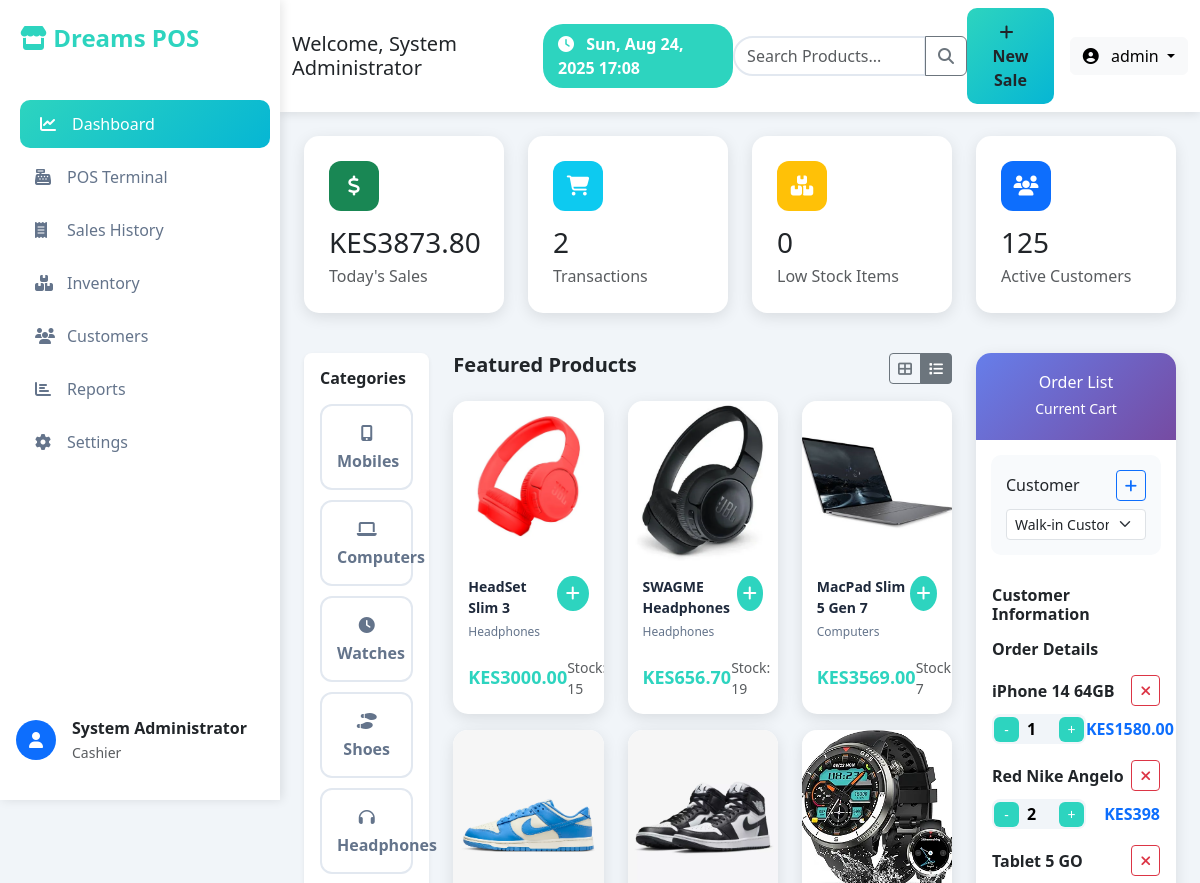
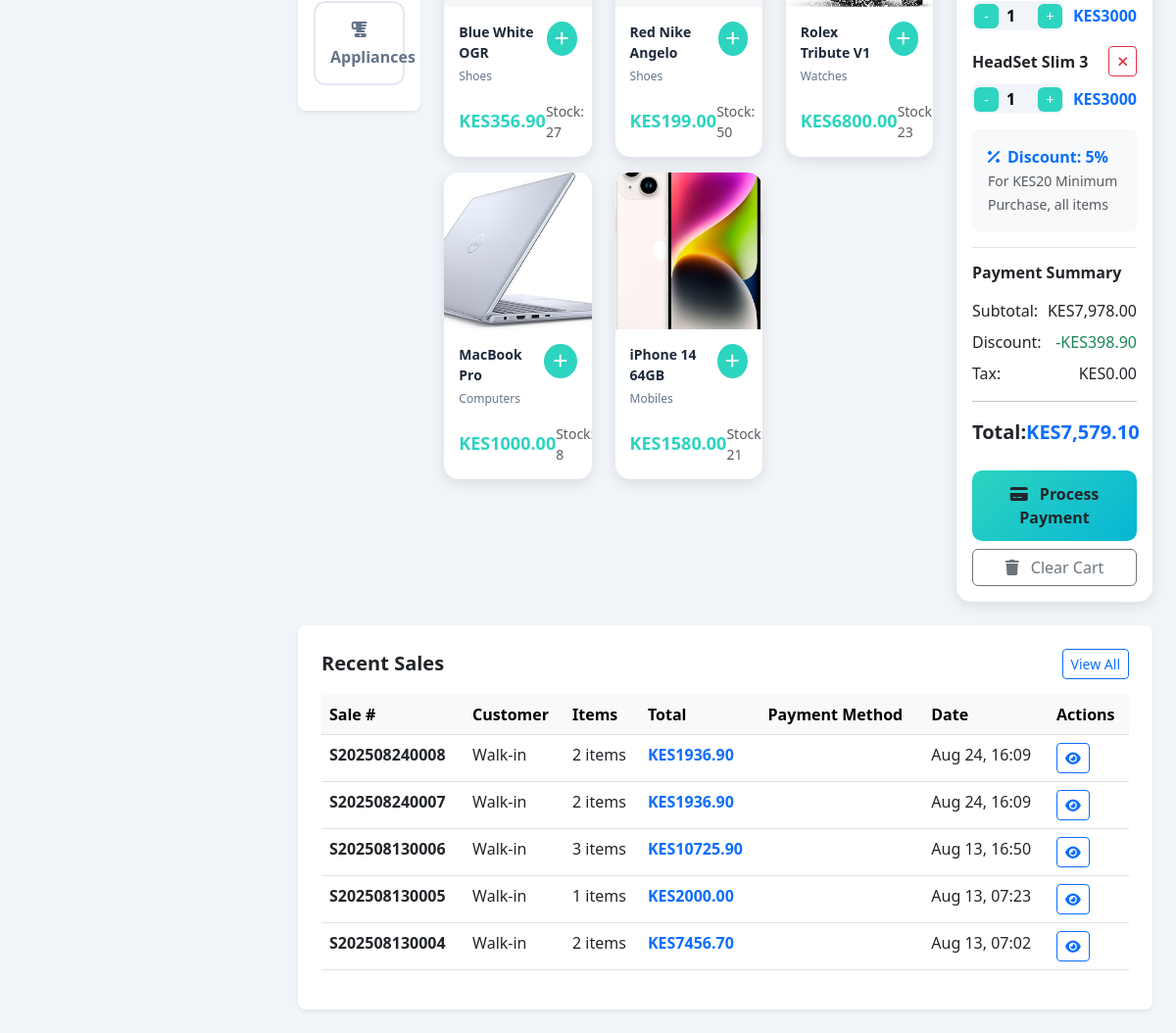
Before: /dashboard/ (signed in) with the older database file (2 pictures, top to bottom).
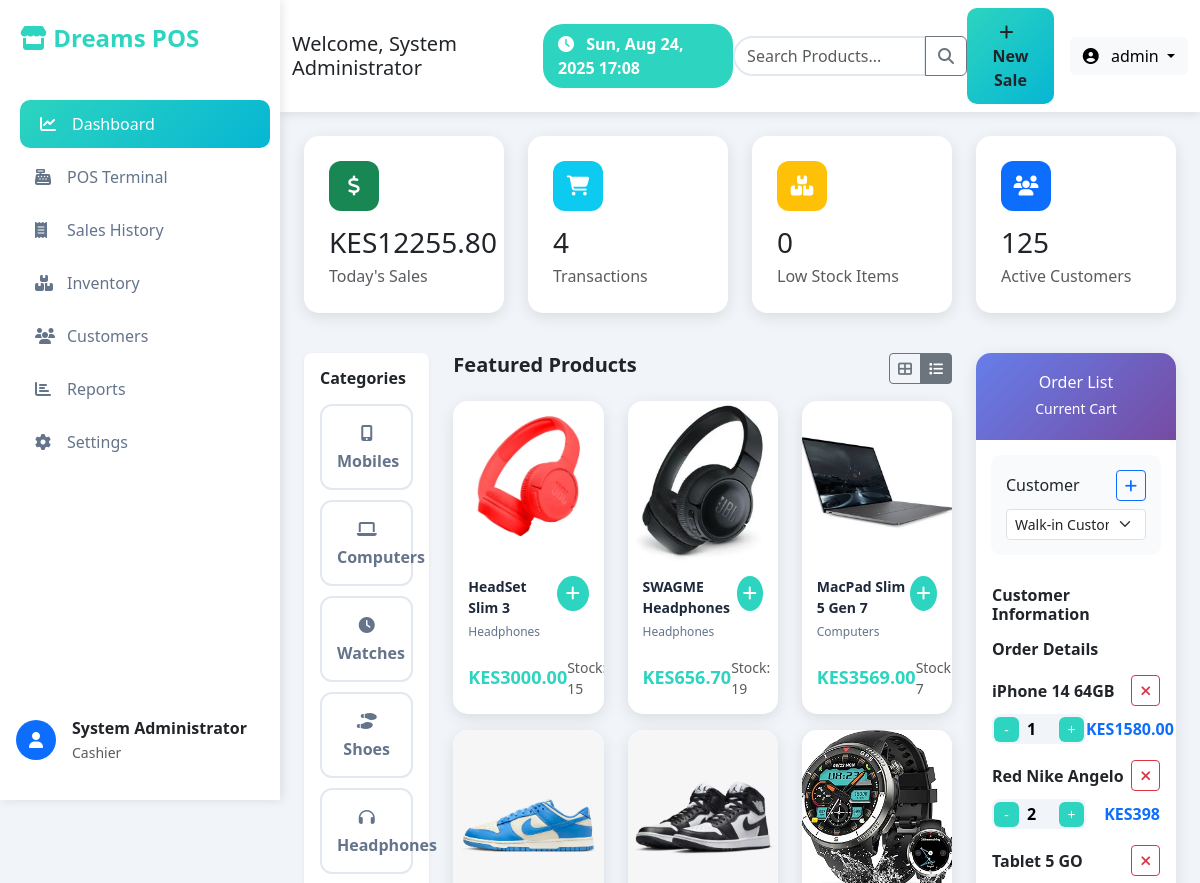
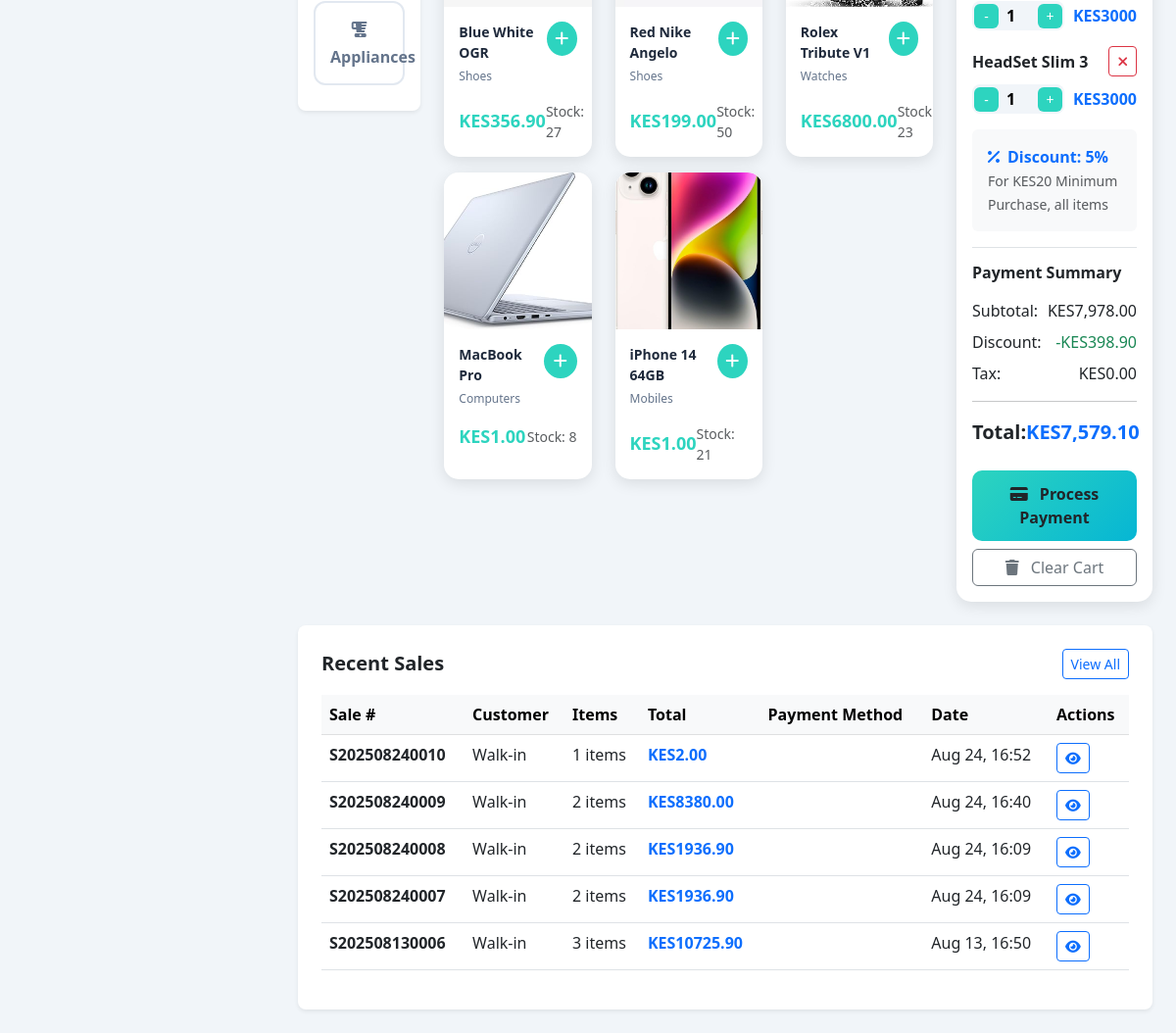
After: the same page with the newer database file (2 pictures, top to bottom).
### pos_application/models.py (models this page shows, shortened)
class Category(models.Model):
    name = models.CharField(max_length=100)
    description = models.TextField(blank=True)
    icon = models.CharField(max_length=50, blank=True)  # For FontAwesome icons
    created_at = models.DateTimeField(auto_now_add=True)
    class Meta:
        verbose_name_plural = "Categories"

class Product(models.Model):
    name = models.CharField(max_length=200)
    category = models.ForeignKey(Category, on_delete=models.CASCADE)
    sku = models.CharField(max_length=50, unique=True)
    description = models.TextField(blank=True)
    price = models.DecimalField(max_digits=10, decimal_places=2)
    cost_price = models.DecimalField(max_digits=10, decimal_places=2, default=0.00)
    stock_quantity = models.IntegerField(default=0)
    min_stock_level = models.IntegerField(default=5)
    image = models.ImageField(upload_to='products/', blank=True, null=True)
    is_active = models.BooleanField(default=True)
    created_at = models.DateTimeField(auto_now_add=True)
    updated_at = models.DateTimeField(auto_now=True)
    @property
    def is_low_stock(self):
        return self.stock_quantity <= self.min_stock_level

class Sale(models.Model):
    PAYMENT_METHODS = [
        ('cash', 'Cash'),
        ('card', 'Card'),
        ('mobile', 'Mobile Money'),
        ('credit', 'Credit'),
    ]
    STATUS_CHOICES = [
        ('pending', 'Pending'),
        ('completed', 'Completed'),
        ('cancelled', 'Cancelled'),
    ]
    sale_number = models.CharField(max_length=20, unique=True)
    status = models.CharField(max_length=20,choices=STATUS_CHOICES,default='completed',help_text="Sale status")
    customer = models.ForeignKey(Customer, on_delete=models.SET_NULL, null=True, blank=True)
    cashier = models.ForeignKey(User, on_delete=models.CASCADE)
    total_amount = models.DecimalField(max_digits=10, decimal_places=2)
    discount_amount = models.DecimalField(max_digits=10, decimal_places=2, default=0.00)
    tax_amount = models.DecimalField(max_digits=10, decimal_places=2, default=0.00)
    final_amount = models.DecimalField(max_digits=10, decimal_places=2)
    payment_method = models.CharField(max_length=20, choices=PAYMENT_METHODS, default='cash')
    amount_paid = models.DecimalField(max_digits=10, decimal_places=2)
    change_given = models.DecimalField(max_digits=10, decimal_places=2, default=0.00)
    created_at = models.DateTimeField(auto_now_add=True)

### pos_application/views.py (the view)
# urls.py: path('dashboard/', views.dashboard, name='dashboard'),
@login_required
def dashboard(request):
    today = timezone.now().date()
    today_sales = Sale.objects.filter(created_at__date=today)
    total_sales_today = today_sales.aggregate(
        total=Sum('final_amount')
    )['total'] or 0
    total_transactions = today_sales.count()
    recent_sales = Sale.objects.select_related('customer', 'cashier').order_by('-created_at')[:5]
    low_stock_products = Product.objects.filter(
        stock_quantity__lte=models.F('min_stock_level'),
        is_active=True
    )[:5]
    categories = Category.objects.all()
    products = Product.objects.filter(is_active=True).order_by('-created_at')[:8]
    context = {
        'total_sales_today': total_sales_today,
        'total_transactions': total_transactions,
        'recent_sales': recent_sales,
        'low_stock_products': low_stock_products,
        'categories': categories,
        'products': products,
        'current_date': timezone.now(),
    }
    return render(request, 'dashboard.html', context)

### templates/dashboard.html (shortened to what the changed rows need)
{% extends 'base.html' %}
{% load static %}
{% block content %}
<div class="row mb-4">
    <div class="col-lg-3 col-md-6 mb-3">
        <div class="stat-card">
            <div class="stat-icon bg-success">
                <i class="fas fa-dollar-sign"></i>
            </div>
            <h3 class="mb-1">KES{{ total_sales_today|floatformat:2 }}</h3>
            <p class="text-muted mb-0">Today's Sales</p>
        </div>
    </div>
    <div class="col-lg-3 col-md-6 mb-3">
        <div class="stat-card">
            <div class="stat-icon bg-info">
                <i class="fas fa-shopping-cart"></i>
            </div>
            <h3 class="mb-1">{{ total_transactions }}</h3>
            <p class="text-muted mb-0">Transactions</p>
        </div>
    </div>
</div>
<div class="row">
    <div class="col-lg-2 mb-4">
        <div class="bg-white rounded-3 p-3 shadow-sm">
            {% for category in categories %}
                <a href="#" class="category-btn" data-category="{{ category.id }}">
                    <i class="fas fa-{{ category.icon|default:'box' }} mb-2"></i>
                    <div class="fw-semibold">{{ category.name }}</div>
                </a>
            {% empty %}
                <p class="text-muted">No categories available</p>
            {% endfor %}
        </div>
    </div>
    <div class="col-lg-7 mb-4">
        <div class="row" id="productsGrid">
            {% for product in products %}
                <div class="col-lg-4 col-md-6 mb-3">
                    <div class="product-card h-100" data-product-id="{{ product.id }}">
                        {% if product.image %}
                            <img src="{{ product.image.url }}" alt="{{ product.name }}" class="product-image">
                        {% else %}
                            <div class="product-image bg-light d-flex align-items-center justify-content-center">
                                <i class="fas fa-image text-muted fa-2x"></i>
                            </div>
                        {% endif %}
                        <div class="product-info">
                            <div class="d-flex justify-content-between align-items-start mb-2">
                                <div class="flex-grow-1">
                                    <div class="product-name">{{ product.name }}</div>
                                    <div class="product-category">{{ product.category.name }}</div>
                                </div>
                                <button class="add-btn" onclick="addToCart({{ product.id }}, '{{ product.name }}', {{ product.price }})">
                                    <i class="fas fa-plus"></i>
                                </button>
                            </div>
                            <div class="d-flex justify-content-between align-items-center">
                                <div class="product-price">KES{{ product.price }}</div>
                                <small class="text-muted">Stock: {{ product.stock_quantity }}</small>
                            </div>
                        </div>
                    </div>
                </div>
            {% endfor %}
        </div>
    </div>
</div>
<div class="row mt-4">
    <div class="col-12">
        <div class="bg-white rounded-3 p-4 shadow-sm">
            <div class="table-responsive">
                <table class="table table-hover">
                    <thead class="table-light">
                        <tr>
                            <th>Sale #</th>
                            <th>Customer</th>
                            <th>Items</th>
                            <th>Total</th>
                            <th>Payment Method</th>
                            <th>Date</th>
                            <th>Actions</th>
                        </tr>
                    </thead>
                    <tbody>
                        {% for sale in recent_sales %}
                        <tr>
                            <td><span class="fw-semibold">{{ sale.sale_number }}</span></td>
                            <td>{{ sale.customer.name|default:"Walk-in" }}</td>
                            <td>{{ sale.items.count }} items</td>
                            <td class="fw-bold text-primary">KES{{ sale.final_amount }}</td>
                            <td>
                                <span class="badge bg-{{ sale.payment_method|default:'secondary' }}">
                                </span>
                            </td>
                            <td>{{ sale.created_at|date:"M d, H:i" }}</td>
                            <td>
                                <a href="{% url 'sale_detail' sale.id %}" class="btn btn-sm btn-outline-primary">
                                    <i class="fas fa-eye"></i>
                                </a>
                            </td>
                        </tr>
                        {% endfor %}
                    </tbody>
                </table>
            </div>
        </div>
    </div>
</div>
{% endblock %}

Changed rows visible on the page:
no longer on this page (row unchanged): Sale: sale_number "S202508130005", customer.name "Walk-in", items.count "1", final_amount "2000.00", created_at "Aug 13, 07:23"
no longer on this page (row unchanged): Sale: sale_number "S202508130004", customer.name "Walk-in", items.count "2", final_amount "7456.70", created_at "Aug 13, 07:02"
changed Product "MacBook Pro": price "1000.00" → "1.00"
changed Product "iPhone 14 64GB": price "1580.00" → "1.00"
added Sale: sale_number "S202508240010", customer.name "Walk-in", items.count "1", final_amount "2.00", created_at "Aug 24, 16:52"
added Sale: sale_number "S202508240009", customer.name "Walk-in", items.count "2", final_amount "8380.00", created_at "Aug 24, 16:40"
Other visible differences:
{{ total_sales_today|floatformat:2 }}: "3873.80" → "12255.80"
{{ total_transactions }}: "2" → "4"
